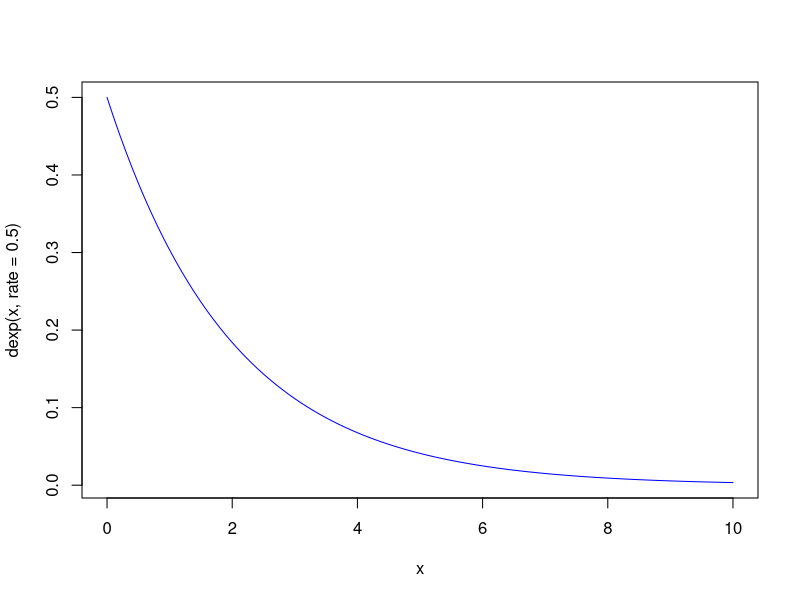

The R script that drew this image:
## ---- chunk 1
curve(dexp(x, rate = 0.5), from=0, to=10, col='blue')
